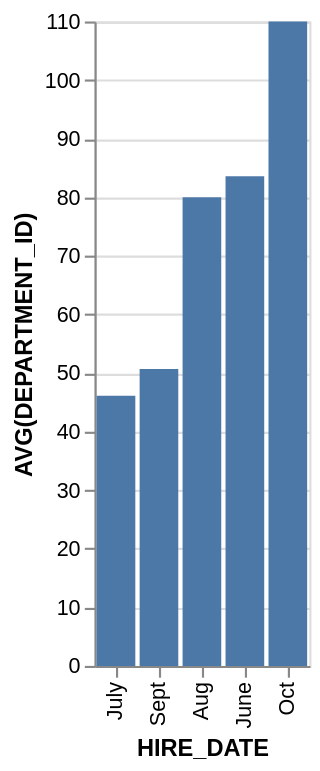

The specification (Vega-Lite) saved for this image:
### Vega-Lite specification from a JSON file in a GitHub repository (floating-point values rounded to 4 significant figures)
{"data": {"values": [{"x_data": "June", "y_data": 83.57}, {"x_data": "July", "y_data": 46.13}, {"x_data": "Aug", "y_data": 80}, {"x_data": "Sept", "y_data": 50.69}, {"x_data": "Oct", "y_data": 110}]}, "mark": "bar", "encoding": {"x": {"field": "x_data", "type": "nominal", "title": "HIRE_DATE", "sort": {"op": "sum", "field": "y_data", "order": "ascending"}}, "y": {"field": "y_data", "type": "quantitative", "title": "AVG(DEPARTMENT_ID)"}}}
